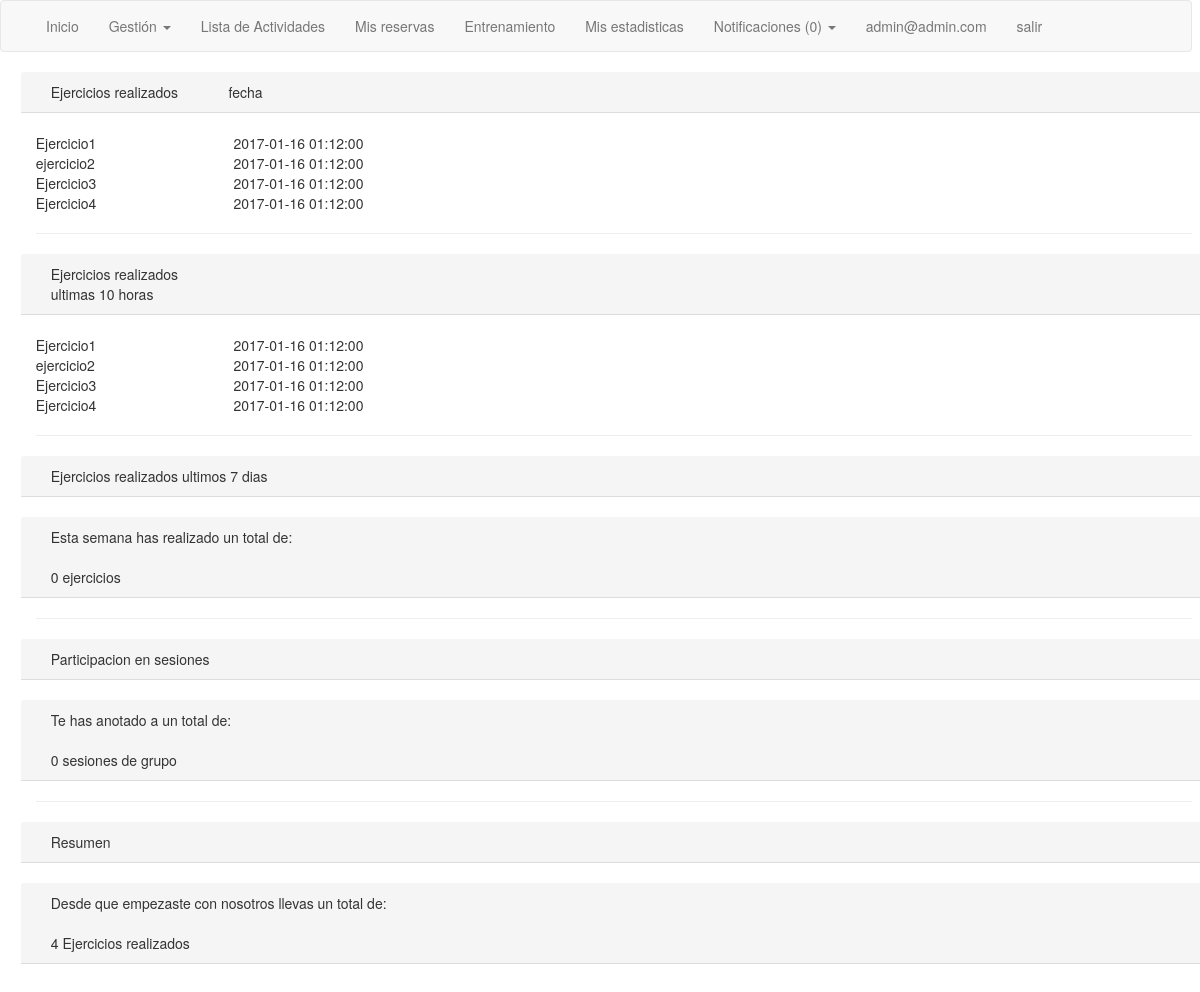
Page /Views/MisEstadisticas.php (signed in) on the committed database.
### tables this page shows
CREATE TABLE `Estadisticas` (
  `TablaEjercicio_Ejercicio_idEjercicio` int(11) NOT NULL,
  `TablaEjercicio_Tabla_idTabla` int(11) NOT NULL,
  `Usuario_idUsuario` int(11) NOT NULL,
  `fecha` datetime NOT NULL,
  `comentario` varchar(45) DEFAULT NULL
);

CREATE TABLE `Ejercicio` (
  `idEjercicio` int(11) NOT NULL,
  `nomEjercicio` varchar(20) NOT NULL,
  `descripcion` varchar(150) DEFAULT NULL,
  `categoria` varchar(10) NOT NULL
);

CREATE TABLE `Usuario` (
  `idUsuario` int(11) NOT NULL,
  `nomUsuario` varchar(20) NOT NULL,
  `direccion` varchar(30) DEFAULT NULL,
  `telefono` varchar(12) DEFAULT NULL,
  `tipoTarjeta` varchar(10) NOT NULL,
  `dni` varchar(10) NOT NULL,
  `fechaNac` date DEFAULT NULL,
  `email` varchar(30) NOT NULL,
  `pass` varchar(16) NOT NULL,
  `tipoUsuario` varchar(45) NOT NULL
);

### Model/Usuario.php (called while the page is built, shortened)
<?php
class Usuario{
    function getByEmail($email){
      $db = DB::getDB();
      $consulta = "SELECT * FROM Usuario WHERE email ='".$email."'";
      $result = $db->query($consulta);
      return $result->fetch_assoc();
    }
}
?>

### Controllers/c_Usuario.php (called while the page is built, shortened)
<?php
require_once("../Model/Usuario.php");
class UsuarioController{
    public function getUserByEmail($mail){
      $u = new Usuario();
      $result = $u->getByEmail($mail);
      return $result;
    }
}
 ?>

### Controllers/c_Estadisticas.php (called while the page is built, shortened)
<?php
require_once("../Model/Estadistica.php");
require_once("../Controllers/c_Usuario.php");
class EstadisticasController{
  public function contarEjercicios(){
    $ejerciciosHechos = $this->getEstadisticas();
    return count($ejerciciosHechos);
  }
  public function checkFecha10horas($date){
    if((time()-(60*60*10)) < strtotime($date)){
      return true;
    }else{
      return false;
    }
  }
  public function getEstadisticas(){
    $e = new Estadistica();
    $userController = new UsuarioController();
    $user = $userController->getUserByEmail($_SESSION['userID']);
    return $e->getEstadisticas($user['idUsuario']);
  }
  public function getSemana(){
    $e = new Estadistica();
    $userController = new UsuarioController();
    $user = $userController->getUserByEmail($_SESSION['userID']);
    return $e->getSemana($user['idUsuario']);
  }
}
?>

### Model/Estadistica.php (called while the page is built, shortened)
<?php
class Estadistica{
  function getEstadisticas($id){
    $db = DB::getDB();
    $consulta = "SELECT * FROM Estadisticas WHERE Usuario_idUsuario =".$id;
    $result = $db->query($consulta);
    $res = array();
    while($row = $result->fetch_assoc()){
      array_push($res, $row);
    }
    return $res;
  }
  function getSemana($id){
    $db = DB::getDB();
    $consulta = "SELECT COUNT(fecha) AS cont FROM Estadisticas
    WHERE Usuario_idUsuario =".$id." AND fecha between adddate(now(),-7) and now() ";
    $result = $db->query($consulta);
    return $result->fetch_assoc();
  }
}
?>

### Model/Ejercicio.php (called while the page is built, shortened)
<?php
class Ejercicio{
  function getById($id){
    $db = DB::getDB();
    $consulta = "SELECT * FROM Ejercicio WHERE idEjercicio =".$id;
    $result = $db->query($consulta);
    return $result->fetch_assoc();
  }
}
?>

### Controllers/c_Ejercicio.php (called while the page is built, shortened)
<?php
require_once("../Model/Ejercicio.php");
class EjercicioController{
  public static function getEjercicio($id){
    $e = new Ejercicio();
    return $e->getById($id);
  }
}
 ?>

### Controllers/c_Reservas.php (called while the page is built, shortened)
<?php
require_once("../Controllers/c_Usuario.php");
require_once("../Model/Reserva.php");
class ReservaController{
  public function getMisReservas(){
    $userController = new UsuarioController();
    $user = $userController->getUserByEmail($_SESSION['userID']);
    $r = new Reserva();
    return $r->getByUser($user['idUsuario']);
  }
  public function contarReservas(){
    $misReservas = $this->getMisReservas();
    return count($misReservas);
  }
}
?>

### Model/Reserva.php (called while the page is built, shortened)
<?php
class Reserva{
  function getByUser($idU){
    $db = DB::getDB();
    $consulta ="SELECT * FROM Reserva WHERE Usuario_idUsuario=".$idU;
    $result = $db->query($consulta);
    $res = array();
    return $res;
  }
}
  ?>

### Views/MisEstadisticas.php (the view, shortened to what this page needs)
<?php
if(!isset($_SESSION['userID'])){
  header('Location: paginaPrincipal.php');
}else{
?>
<!DOCTYPE html>
<html>
  <head>
    <?php
    require_once('NavBar.php');
    require_once('../Controllers/c_Estadisticas.php');
    require_once('../Controllers/c_Ejercicio.php');
    require_once('../Controllers/c_Reservas.php');
    $estadisticasController = new EstadisticasController();
    $estadisticas = $estadisticasController->getEstadisticas();
    $ejerciciosController = new EjercicioController();
    $reservasController = new ReservaController();
    ?>
  </head>
  <body>
    <div class="tabla panel-default" >
      <div class = 'row panel-heading'>
        <span class= "col-md-2" >Ejercicios realizados</span> <span clas = 'derecha'>fecha</span>
      </div>
      <br>
      <?php foreach($estadisticas as $it){ ?>
      <div class = 'row'>
        <?php $ejercicio = $ejerciciosController->getEjercicio($it['TablaEjercicio_Ejercicio_idEjercicio']);?>
        <span  class="col-md-2"><?php echo ($ejercicio['nomEjercicio']);?></span>
        <span  class="col-md-2"><?php echo ($it['fecha']);?></span>
      </div>
      <?php } ?>
      <hr>
        <div class = 'row panel-heading'>
          <span class= "col-md-2" >Ejercicios realizados ultimas 10 horas</span>
      </div>
      <br>
      <?php foreach($estadisticas as $it){ ?>
      <div class = 'row'>
        <?php if($estadisticasController->checkFecha10horas($it['fecha'])){
          $ejercicio = $ejerciciosController->getEjercicio($it['TablaEjercicio_Ejercicio_idEjercicio']);
          ?>
          <span  class="col-md-2"><?php echo ($ejercicio['nomEjercicio']);?></span>
          <span  class="col-md-2"><?php echo ($it['fecha']);?></span>
        <?php }?>
      </div>
      <?php } ?>
      <hr>
      <div class = 'row panel-heading'>
        <span class= "col-md-4" >Ejercicios realizados ultimos 7 dias</span>
      </div>
      <br>
      <div class = 'row panel-heading'>
          <?php $total = $estadisticasController->getSemana();?>
            <span class= "col-md-4" >Esta semana has realizado un total de:<br><br> <?php echo($total['cont']); ?> ejercicios </span>
      </div>
      <hr>
      <div class = 'row panel-heading'>
        <span class= "col-md-2" >Participacion en sesiones</span>
      </div>
      <br>
      <div class = 'row panel-heading'>
        <span class= "col-md-4" >Te has anotado a un total de:<br><br> <?php echo ($reservasController->contarReservas());?> sesiones de grupo</span>
      </div>
      <hr>
      <div class = 'row panel-heading'>
        <span class= "col-md-2" >Resumen</span>
      </div>
      <br>
      <div class = 'row panel-heading'>
        <span class= "col-md-4" >Desde que empezaste con nosotros llevas un total de:<br><br> <?php echo ($estadisticasController->contarEjercicios()); ?> Ejercicios realizados</span>
      </div>
    </div>
  </body>
</html>
<?php
}
?>

### rows in the picture
estadisticas: ejercicio.nomEjercicio "Ejercicio1", fecha "2017-01-16 01:12:00"
estadisticas: ejercicio.nomEjercicio "ejercicio2", fecha "2017-01-16 01:12:00"
estadisticas: ejercicio.nomEjercicio "Ejercicio3", fecha "2017-01-16 01:12:00"
estadisticas: ejercicio.nomEjercicio "Ejercicio4", fecha "2017-01-16 01:12:00"
usuario: idUsuario "0", idUsuario "4"

### other values in the picture
count($notificaciones) "0"
$_SESSION['userID'] "admin@admin.com"
$total['cont'] "0"
